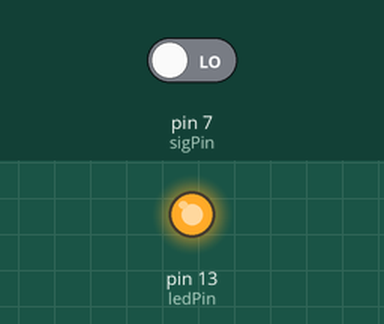
Recording of a sketch running on a simulated Arduino Uno, built with avr-gcc and run on an emulated ATmega328P. On the bench: output pins drawn as LEDs (lit = HIGH). The test bench sets the inputs (shaded band); at power-on: pin 7 (sigPin) LOW.

Above: at 1.2 s.
1.3 s: pin 7 (sigPin) driven HIGH
At 1.9 s:
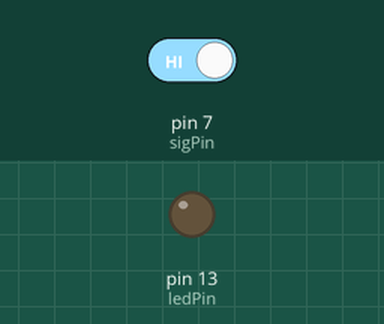
2.8 s: pin 7 (sigPin) driven LOW
At 4.2 s:
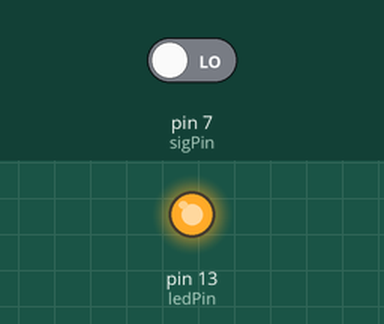
Timing chart, 0 to 5.8 s (numbered marks = the images above; inputs shaded):
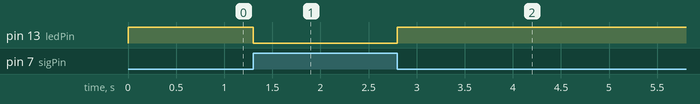

The sketch:

ball_switch.ino
```cpp
const int sigPin = 7; // the number of the tilt switch pin
const int ledPin = 13; // the number of the LED pin

// variables will change:
//boolean sigState = 0; // variable for reading the tilt switch status

void setup()

{
  // initialize the LED pin as an output:
  pinMode(ledPin, OUTPUT);
  // initialize the tilt switch pin as an input:
  pinMode(sigPin, INPUT);
}

void loop()

{
  // read the state of the tilt switch value:
   int sigState = digitalRead(sigPin);

  if (sigState == HIGH)

  {
    // turn LED on:
    digitalWrite(ledPin, LOW);
  }
  else

  {
    // turn LED off:
    digitalWrite(ledPin, HIGH);
  }
}
```

Measured:
- after the input at 1.3 s, pin 13 (ledPin): HIGH → LOW at once
- after the input at 2.8 s, pin 13 (ledPin): LOW → HIGH at once
